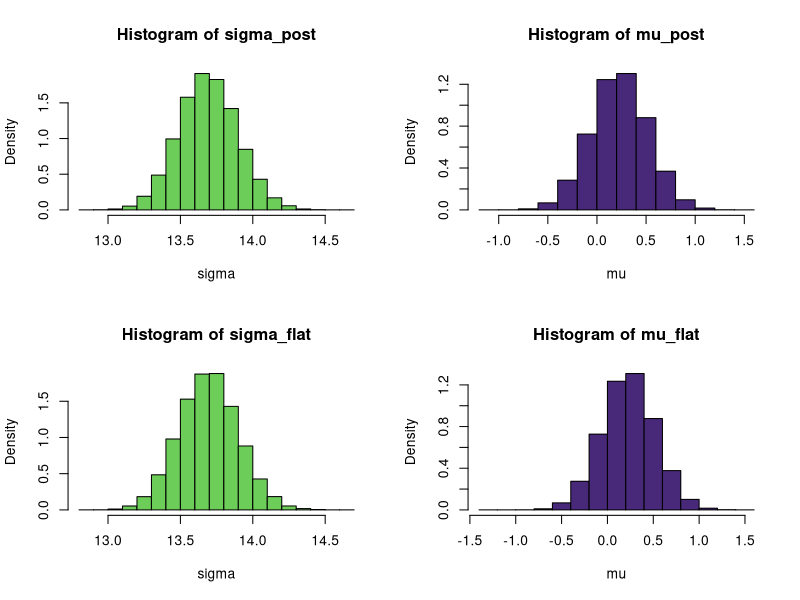

Reproduce this figure in R.
## Load data ---------------------------------------------------------------

spread <- read.table("spread.tab", header = TRUE)
delta  <- spread$favorite - spread$underdog - spread$spread

## Prior -------------------------------------------------------------------

set.seed(1234)

alpha <- 0.5
beta  <- 0.5 * 14^2
m     <- 0
kappa <- 2

sigma_prior <- 1/sqrt(rgamma(1000, alpha, beta))
mu_prior    <- rnorm(1000, m, sigma_prior/sqrt(kappa))

## Update prior ------------------------------------------------------------

N <- length(delta)

alpha_hat <- alpha + N / 2
beta_hat  <- beta + 0.5 * (N - 1) * var(delta) +
  N * kappa * (mean(delta) - m)^2 / (2 * (N + kappa))
kappa_hat <- kappa + N
m_hat <- (sum(delta) + kappa * m) / kappa_hat

## Plot posterior of sigma -------------------------------------------------

set.seed(1235)
library(tidyverse)
library(viridis)

sigma_post <- 1/sqrt(rgamma(1E5, alpha_hat, beta_hat))
mu_post    <- rnorm(1E5, m_hat, sqrt(sigma_post^2 / kappa_hat))

par(mfrow = c(2,2))
hist(sigma_post, freq = FALSE, col = viridis(10)[8], xlab = 'sigma')
hist(mu_post, freq = FALSE, col = viridis(10)[2], xlab = 'mu')

## What happens with flat priors? ------------------------------------------

sigma_flat <- 1/sqrt(rgamma(1E5, (N - 1) / 2, (N - 1) * var(delta) / 2))
mu_flat    <- rnorm(1E5, mean(delta), sigma_flat / sqrt(N))

hist(sigma_flat, freq = FALSE, col = viridis(10)[8], xlab = 'sigma')
hist(mu_flat, freq = FALSE, col = viridis(10)[2], xlab = 'mu')
